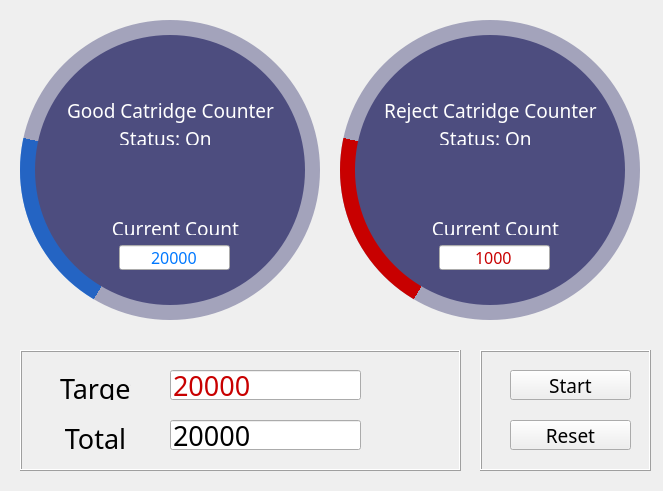
<?xml version="1.0" encoding="UTF-8"?>
<ui version="4.0">
 <class>MainWindow</class>
 <widget class="QMainWindow" name="MainWindow">
  <property name="geometry">
   <rect>
    <x>0</x>
    <y>0</y>
    <width>663</width>
    <height>491</height>
   </rect>
  </property>
  <property name="windowTitle">
   <string>MainWindow</string>
  </property>
  <widget class="QWidget" name="centralwidget">
   <widget class="QFrame" name="GaugeBase">
    <property name="geometry">
     <rect>
      <x>10</x>
      <y>10</y>
      <width>320</width>
      <height>320</height>
     </rect>
    </property>
    <property name="frameShape">
     <enum>QFrame::NoFrame</enum>
    </property>
    <property name="frameShadow">
     <enum>QFrame::Raised</enum>
    </property>
    <widget class="QFrame" name="GaugeBG">
     <property name="geometry">
      <rect>
       <x>10</x>
       <y>10</y>
       <width>300</width>
       <height>300</height>
      </rect>
     </property>
     <property name="styleSheet">
      <string notr="true">QFrame{
border-radius: 150px;
background-color: rgba(77, 77, 127, 120);
}</string>
     </property>
     <property name="frameShape">
      <enum>QFrame::NoFrame</enum>
     </property>
     <property name="frameShadow">
      <enum>QFrame::Raised</enum>
     </property>
    </widget>
    <widget class="QFrame" name="GaugeMeter">
     <property name="geometry">
      <rect>
       <x>10</x>
       <y>10</y>
       <width>300</width>
       <height>300</height>
      </rect>
     </property>
     <property name="styleSheet">
      <string notr="true">QFrame{
border-radius: 150px;
background-color: qconicalgradient(cx:0.5, cy:0.5, angle:240, stop:0.799 rgba(255, 255, 255, 0), stop:0.8 rgba(0, 120, 255, 255))
}</string>
     </property>
     <property name="frameShape">
      <enum>QFrame::NoFrame</enum>
     </property>
     <property name="frameShadow">
      <enum>QFrame::Raised</enum>
     </property>
    </widget>
    <widget class="QFrame" name="Interface">
     <property name="geometry">
      <rect>
       <x>25</x>
       <y>25</y>
       <width>270</width>
       <height>270</height>
      </rect>
     </property>
     <property name="styleSheet">
      <string notr="true">QFrame{
border-radius:135;
background-color: rgb(77, 77, 127)
}</string>
     </property>
     <property name="frameShape">
      <enum>QFrame::StyledPanel</enum>
     </property>
     <property name="frameShadow">
      <enum>QFrame::Raised</enum>
     </property>
     <widget class="QLabel" name="LabelCounter">
      <property name="geometry">
       <rect>
        <x>-20</x>
        <y>180</y>
        <width>321</width>
        <height>20</height>
       </rect>
      </property>
      <property name="font">
       <font>
        <family>Mongolian Baiti</family>
        <pointsize>14</pointsize>
        <weight>50</weight>
        <bold>false</bold>
       </font>
      </property>
      <property name="styleSheet">
       <string notr="true">background-color: none;
color: #FFFFFF</string>
      </property>
      <property name="text">
       <string>&lt;html&gt;&lt;head/&gt;&lt;body&gt;&lt;p&gt;&lt;span style=&quot; color:#ffffff;&quot;&gt;Current Count&lt;/span&gt;&lt;/p&gt;&lt;/body&gt;&lt;/html&gt;</string>
      </property>
      <property name="alignment">
       <set>Qt::AlignCenter</set>
      </property>
     </widget>
     <widget class="QLineEdit" name="Counter">
      <property name="geometry">
       <rect>
        <x>84</x>
        <y>210</y>
        <width>111</width>
        <height>25</height>
       </rect>
      </property>
      <property name="font">
       <font>
        <family>Mongolian Baiti</family>
        <pointsize>12</pointsize>
       </font>
      </property>
      <property name="styleSheet">
       <string notr="true">background-color: none;
color: rgb(0, 120, 255)</string>
      </property>
      <property name="text">
       <string>20000</string>
      </property>
      <property name="alignment">
       <set>Qt::AlignCenter</set>
      </property>
     </widget>
     <widget class="QLabel" name="GaugeName">
      <property name="geometry">
       <rect>
        <x>-20</x>
        <y>60</y>
        <width>311</width>
        <height>31</height>
       </rect>
      </property>
      <property name="font">
       <font>
        <family>Mongolian Baiti</family>
        <pointsize>14</pointsize>
        <weight>50</weight>
        <bold>false</bold>
       </font>
      </property>
      <property name="styleSheet">
       <string notr="true">background-color: none;
color: #FFFFFF</string>
      </property>
      <property name="text">
       <string>&lt;html&gt;&lt;head/&gt;&lt;body&gt;&lt;p align=&quot;center&quot;&gt;Good Catridge Counter&lt;/p&gt;&lt;/body&gt;&lt;/html&gt;</string>
      </property>
      <property name="alignment">
       <set>Qt::AlignCenter</set>
      </property>
     </widget>
     <widget class="QLabel" name="Status">
      <property name="geometry">
       <rect>
        <x>-30</x>
        <y>90</y>
        <width>321</width>
        <height>20</height>
       </rect>
      </property>
      <property name="font">
       <font>
        <family>Mongolian Baiti</family>
        <pointsize>14</pointsize>
        <weight>50</weight>
        <bold>false</bold>
       </font>
      </property>
      <property name="styleSheet">
       <string notr="true">background-color: none;
color: #FFFFFF</string>
      </property>
      <property name="text">
       <string>&lt;html&gt;&lt;head/&gt;&lt;body&gt;&lt;p align=&quot;center&quot;&gt;Status: On&lt;/p&gt;&lt;/body&gt;&lt;/html&gt;</string>
      </property>
      <property name="alignment">
       <set>Qt::AlignCenter</set>
      </property>
     </widget>
    </widget>
    <zorder>GaugeMeter</zorder>
    <zorder>GaugeBG</zorder>
    <zorder>Interface</zorder>
   </widget>
   <widget class="QFrame" name="GaugeBaseR">
    <property name="geometry">
     <rect>
      <x>330</x>
      <y>10</y>
      <width>320</width>
      <height>320</height>
     </rect>
    </property>
    <property name="frameShape">
     <enum>QFrame::NoFrame</enum>
    </property>
    <property name="frameShadow">
     <enum>QFrame::Raised</enum>
    </property>
    <widget class="QFrame" name="GaugeBGR">
     <property name="geometry">
      <rect>
       <x>10</x>
       <y>10</y>
       <width>300</width>
       <height>300</height>
      </rect>
     </property>
     <property name="styleSheet">
      <string notr="true">QFrame{
border-radius: 150px;
background-color: rgba(77, 77, 127, 120);
}</string>
     </property>
     <property name="frameShape">
      <enum>QFrame::NoFrame</enum>
     </property>
     <property name="frameShadow">
      <enum>QFrame::Raised</enum>
     </property>
    </widget>
    <widget class="QFrame" name="GaugeMeterR">
     <property name="geometry">
      <rect>
       <x>10</x>
       <y>10</y>
       <width>300</width>
       <height>300</height>
      </rect>
     </property>
     <property name="styleSheet">
      <string notr="true">QFrame{
border-radius: 150px;
background-color: qconicalgradient(cx:0.5, cy:0.5, angle:240, stop:0.799 rgba(255, 255, 255, 0), stop:0.8 rgba(200, 0, 0, 255))
}</string>
     </property>
     <property name="frameShape">
      <enum>QFrame::NoFrame</enum>
     </property>
     <property name="frameShadow">
      <enum>QFrame::Raised</enum>
     </property>
    </widget>
    <widget class="QFrame" name="InterfaceR">
     <property name="geometry">
      <rect>
       <x>25</x>
       <y>25</y>
       <width>270</width>
       <height>270</height>
      </rect>
     </property>
     <property name="styleSheet">
      <string notr="true">QFrame{
border-radius:135;
background-color: rgb(77, 77, 127)
}</string>
     </property>
     <property name="frameShape">
      <enum>QFrame::StyledPanel</enum>
     </property>
     <property name="frameShadow">
      <enum>QFrame::Raised</enum>
     </property>
     <widget class="QLabel" name="LabelCounterR">
      <property name="geometry">
       <rect>
        <x>-20</x>
        <y>180</y>
        <width>321</width>
        <height>20</height>
       </rect>
      </property>
      <property name="font">
       <font>
        <family>Mongolian Baiti</family>
        <pointsize>14</pointsize>
        <weight>50</weight>
        <bold>false</bold>
       </font>
      </property>
      <property name="styleSheet">
       <string notr="true">background-color: none;
color: #FFFFFF</string>
      </property>
      <property name="text">
       <string>&lt;html&gt;&lt;head/&gt;&lt;body&gt;&lt;p&gt;&lt;span style=&quot; color:#ffffff;&quot;&gt;Current Count&lt;/span&gt;&lt;/p&gt;&lt;/body&gt;&lt;/html&gt;</string>
      </property>
      <property name="alignment">
       <set>Qt::AlignCenter</set>
      </property>
     </widget>
     <widget class="QLineEdit" name="CounterR">
      <property name="geometry">
       <rect>
        <x>84</x>
        <y>210</y>
        <width>111</width>
        <height>25</height>
       </rect>
      </property>
      <property name="font">
       <font>
        <family>Mongolian Baiti</family>
        <pointsize>12</pointsize>
       </font>
      </property>
      <property name="styleSheet">
       <string notr="true">background-color: none;
color: rgb(200, 0, 0)</string>
      </property>
      <property name="text">
       <string>1000</string>
      </property>
      <property name="alignment">
       <set>Qt::AlignCenter</set>
      </property>
     </widget>
     <widget class="QLabel" name="GaugeNameR">
      <property name="geometry">
       <rect>
        <x>-20</x>
        <y>60</y>
        <width>311</width>
        <height>31</height>
       </rect>
      </property>
      <property name="font">
       <font>
        <family>Mongolian Baiti</family>
        <pointsize>14</pointsize>
        <weight>50</weight>
        <bold>false</bold>
       </font>
      </property>
      <property name="styleSheet">
       <string notr="true">background-color: none;
color: #FFFFFF</string>
      </property>
      <property name="text">
       <string>&lt;html&gt;&lt;head/&gt;&lt;body&gt;&lt;p align=&quot;center&quot;&gt;Reject Catridge Counter&lt;/p&gt;&lt;/body&gt;&lt;/html&gt;</string>
      </property>
      <property name="alignment">
       <set>Qt::AlignCenter</set>
      </property>
     </widget>
     <widget class="QLabel" name="StatusR">
      <property name="geometry">
       <rect>
        <x>-30</x>
        <y>90</y>
        <width>321</width>
        <height>20</height>
       </rect>
      </property>
      <property name="font">
       <font>
        <family>Mongolian Baiti</family>
        <pointsize>14</pointsize>
        <weight>50</weight>
        <bold>false</bold>
       </font>
      </property>
      <property name="styleSheet">
       <string notr="true">background-color: none;
color: #FFFFFF</string>
      </property>
      <property name="text">
       <string>&lt;html&gt;&lt;head/&gt;&lt;body&gt;&lt;p align=&quot;center&quot;&gt;Status: On&lt;/p&gt;&lt;/body&gt;&lt;/html&gt;</string>
      </property>
      <property name="alignment">
       <set>Qt::AlignCenter</set>
      </property>
     </widget>
    </widget>
   </widget>
   <widget class="QFrame" name="CounterBase">
    <property name="geometry">
     <rect>
      <x>20</x>
      <y>350</y>
      <width>441</width>
      <height>121</height>
     </rect>
    </property>
    <property name="frameShape">
     <enum>QFrame::Box</enum>
    </property>
    <property name="frameShadow">
     <enum>QFrame::Raised</enum>
    </property>
    <widget class="QLineEdit" name="lineEdit">
     <property name="geometry">
      <rect>
       <x>150</x>
       <y>20</y>
       <width>191</width>
       <height>30</height>
      </rect>
     </property>
     <property name="font">
      <font>
       <family>Mongolian Baiti</family>
       <pointsize>20</pointsize>
      </font>
     </property>
     <property name="styleSheet">
      <string notr="true">background-color: none;
color: rgb(200, 0, 0)</string>
     </property>
     <property name="text">
      <string>20000</string>
     </property>
    </widget>
    <widget class="QLabel" name="TargetLabel">
     <property name="geometry">
      <rect>
       <x>40</x>
       <y>20</y>
       <width>71</width>
       <height>30</height>
      </rect>
     </property>
     <property name="font">
      <font>
       <family>Mongolian Baiti</family>
       <pointsize>14</pointsize>
       <weight>50</weight>
       <bold>false</bold>
      </font>
     </property>
     <property name="styleSheet">
      <string notr="true">background-color: none;
color: rgb(0, 0, 0)</string>
     </property>
     <property name="text">
      <string>&lt;html&gt;&lt;head/&gt;&lt;body&gt;&lt;p&gt;&lt;span style=&quot; font-size:20pt; color:#000000;&quot;&gt;Target&lt;/span&gt;&lt;/p&gt;&lt;/body&gt;&lt;/html&gt;</string>
     </property>
     <property name="alignment">
      <set>Qt::AlignCenter</set>
     </property>
    </widget>
    <widget class="QLineEdit" name="TotalCount">
     <property name="geometry">
      <rect>
       <x>150</x>
       <y>70</y>
       <width>191</width>
       <height>30</height>
      </rect>
     </property>
     <property name="font">
      <font>
       <family>Mongolian Baiti</family>
       <pointsize>20</pointsize>
      </font>
     </property>
     <property name="styleSheet">
      <string notr="true">background-color: none;
color: rgb(0, 0, 0)</string>
     </property>
     <property name="text">
      <string>20000</string>
     </property>
    </widget>
    <widget class="QLabel" name="TotalLabel">
     <property name="geometry">
      <rect>
       <x>40</x>
       <y>70</y>
       <width>71</width>
       <height>30</height>
      </rect>
     </property>
     <property name="font">
      <font>
       <family>Mongolian Baiti</family>
       <pointsize>14</pointsize>
       <weight>50</weight>
       <bold>false</bold>
      </font>
     </property>
     <property name="styleSheet">
      <string notr="true">background-color: none;
color: rgb(0, 0, 0)</string>
     </property>
     <property name="text">
      <string>&lt;html&gt;&lt;head/&gt;&lt;body&gt;&lt;p&gt;&lt;span style=&quot; font-size:20pt; color:#000000;&quot;&gt;Total&lt;/span&gt;&lt;/p&gt;&lt;/body&gt;&lt;/html&gt;</string>
     </property>
     <property name="alignment">
      <set>Qt::AlignCenter</set>
     </property>
    </widget>
   </widget>
   <widget class="QFrame" name="frame">
    <property name="geometry">
     <rect>
      <x>480</x>
      <y>350</y>
      <width>171</width>
      <height>121</height>
     </rect>
    </property>
    <property name="frameShape">
     <enum>QFrame::Box</enum>
    </property>
    <property name="frameShadow">
     <enum>QFrame::Raised</enum>
    </property>
    <widget class="QPushButton" name="pushButton">
     <property name="geometry">
      <rect>
       <x>30</x>
       <y>20</y>
       <width>121</width>
       <height>30</height>
      </rect>
     </property>
     <property name="font">
      <font>
       <family>Mongolian Baiti</family>
       <pointsize>14</pointsize>
      </font>
     </property>
     <property name="text">
      <string>Start</string>
     </property>
    </widget>
    <widget class="QPushButton" name="pushButton_2">
     <property name="geometry">
      <rect>
       <x>30</x>
       <y>70</y>
       <width>121</width>
       <height>30</height>
      </rect>
     </property>
     <property name="font">
      <font>
       <family>Mongolian Baiti</family>
       <pointsize>14</pointsize>
      </font>
     </property>
     <property name="text">
      <string>Reset</string>
     </property>
    </widget>
   </widget>
  </widget>
 </widget>
 <resources/>
 <connections/>
</ui>
